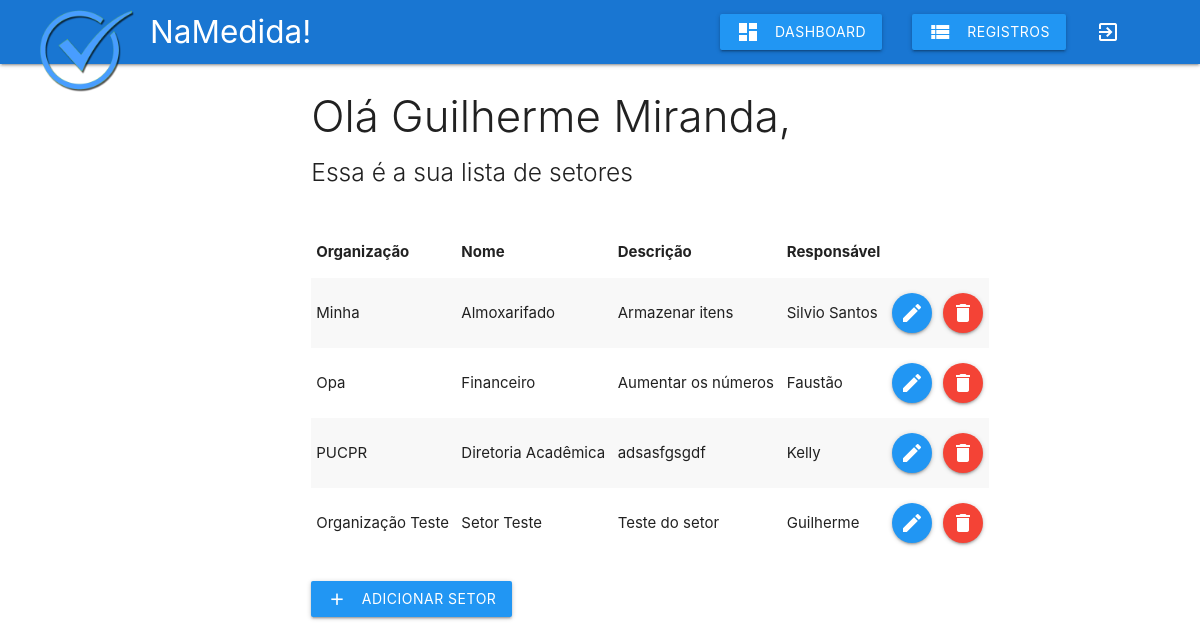
The app's page /php/setor.php (signed in) with its own data.
### tables this page shows
CREATE TABLE `usuario` (
  `idUsuario` int(11) NOT NULL,
  `login` varchar(45) DEFAULT NULL,
  `senha` varchar(32) DEFAULT NULL,
  `nome` varchar(45) DEFAULT NULL
);

CREATE TABLE `setor` (
  `idSetor` int(11) NOT NULL,
  `nome` varchar(255) DEFAULT NULL,
  `descricao` varchar(255) DEFAULT NULL,
  `responsavel` varchar(255) DEFAULT NULL,
  `idOrganizacao` int(11) DEFAULT NULL
);

CREATE TABLE `organizacao` (
  `idOrganizacao` int(11) NOT NULL,
  `idUsuario` int(11) DEFAULT NULL,
  `nome` varchar(45) DEFAULT NULL,
  `descricao` varchar(255) DEFAULT NULL
);

### php/includes/dados-usuario.php (called while the page is built, shortened)
<?php
$id = $_SESSION['idUsuario'];
$sql = "SELECT * FROM usuario WHERE idUsuario = '$id'";
$resultado = mysqli_query($connect, $sql);
$dados = mysqli_fetch_array($resultado);
$ids_organizacao = array();

### php/includes/cabecalhos.php (called while the page is built, shortened)
<?php
$setor[] = 'Organização';
$setor[] = 'Nome';
$setor[] = 'Descrição';
$setor[] = 'Responsável';

### php/setor.php (the view, shortened to what this page needs)
<?php
include_once 'db_connect.php';
include_once 'includes/header.php';
include_once 'includes/dados-usuario.php';
include_once 'includes/cabecalhos.php';
include_once 'includes/navbar.php';
?>
<div class="row">
	<div class="col s12 m7 push-m3">
		<h3 class="light"> Olá <?php echo $dados['nome']; ?>,</h3>
		<h5 class="light">Essa é a sua lista de setores</h5>
		<table class="striped responsive-table">
			<thead>
				<tr>
				<?php
					foreach ($setor as $key) {
						echo "<th>$key</th>";
					}
				?>
				</tr>
			</thead>
			<tbody>
				<?php
					$sql = "SELECT * FROM setor WHERE ";
					for ($i=0; $i < count($ids_organizacao); $i++) {
						if ($i == 0):
							$sql = $sql."idOrganizacao = '$ids_organizacao[$i]'";
						else:
							$sql = $sql." or idOrganizacao = '$ids_organizacao[$i]'";
						endif;
					}
					$resultado = mysqli_query($connect, $sql);
					while ($setor_dados = mysqli_fetch_array($resultado)):
				?>
				<tr>
					<td><?php
						$id = $setor_dados['idOrganizacao'];
						$sql = "SELECT nome FROM organizacao WHERE idOrganizacao = '$id'";
						$organizacao_nome = mysqli_query($connect, $sql);
						$organizacao_nome = mysqli_fetch_array($organizacao_nome);
						echo $organizacao_nome['nome'];
					?></td>
					<td><?php echo $setor_dados['nome']; ?></td>
					<td><?php echo $setor_dados['descricao']; ?></td>
					<td><?php echo $setor_dados['responsavel']; ?></td>
					<td><a href="editar-setor.php?idSetor=<?php echo $setor_dados['idSetor']; ?>" class="btn-floating blue"><i class="material-icons">edit</i></a></td>
					<td><a href="#modal<?php echo $setor_dados['idSetor']; ?>" class="btn-floating red modal-trigger"><i class="material-icons">delete</i></a></td>
				</tr>
				<?php endwhile; ?>
			</tbody>
		</table>
		<br>
		<a class='btn waves-effect waves-light blue' href='adicionar-setor.php'>adicionar setor<i class="material-icons left">add</i></a>
	</div>
</div>
<?php
include_once 'includes/footer.php';
?>

### php/includes/style.php (style rules this page uses)
.responsive-table { margin-top: 40px; }

### records on screen
usuario: nome "Guilherme Miranda"
setor: idOrganizacao.nome "Minha", nome "Almoxarifado", descricao "Armazenar itens", responsavel "Silvio Santos"
setor: idOrganizacao.nome "Opa", nome "Financeiro", descricao "Aumentar os números", responsavel "Faustão"
setor: idOrganizacao.nome "PUCPR", nome "Diretoria Acadêmica", descricao "adsasfgsgdf", responsavel "Kelly"
setor: idOrganizacao.nome "Organização Teste", nome "Setor Teste", descricao "Teste do setor", responsavel "Guilherme"

### other values on screen
$key "Organização"
$key "Nome"
$key "Descrição"
$key "Responsável"
